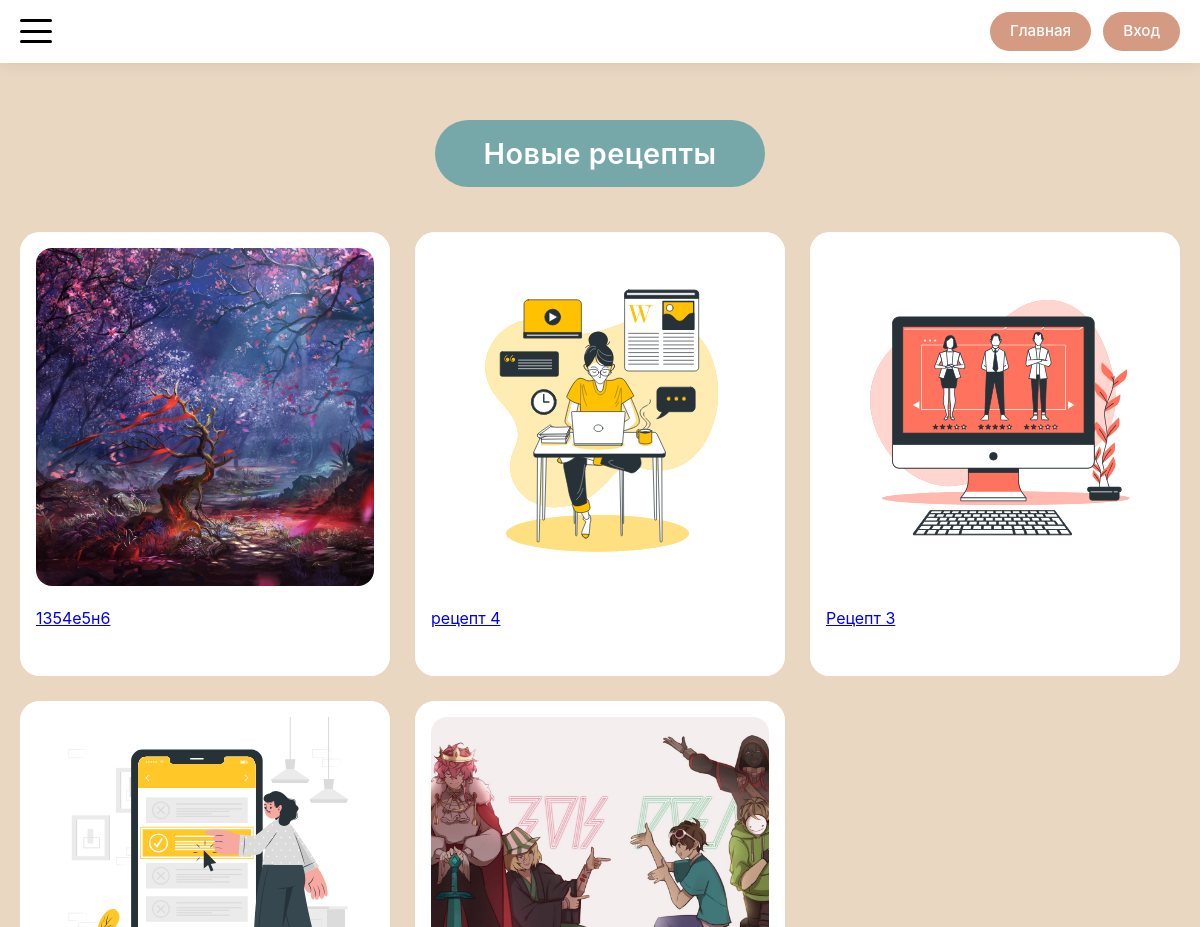
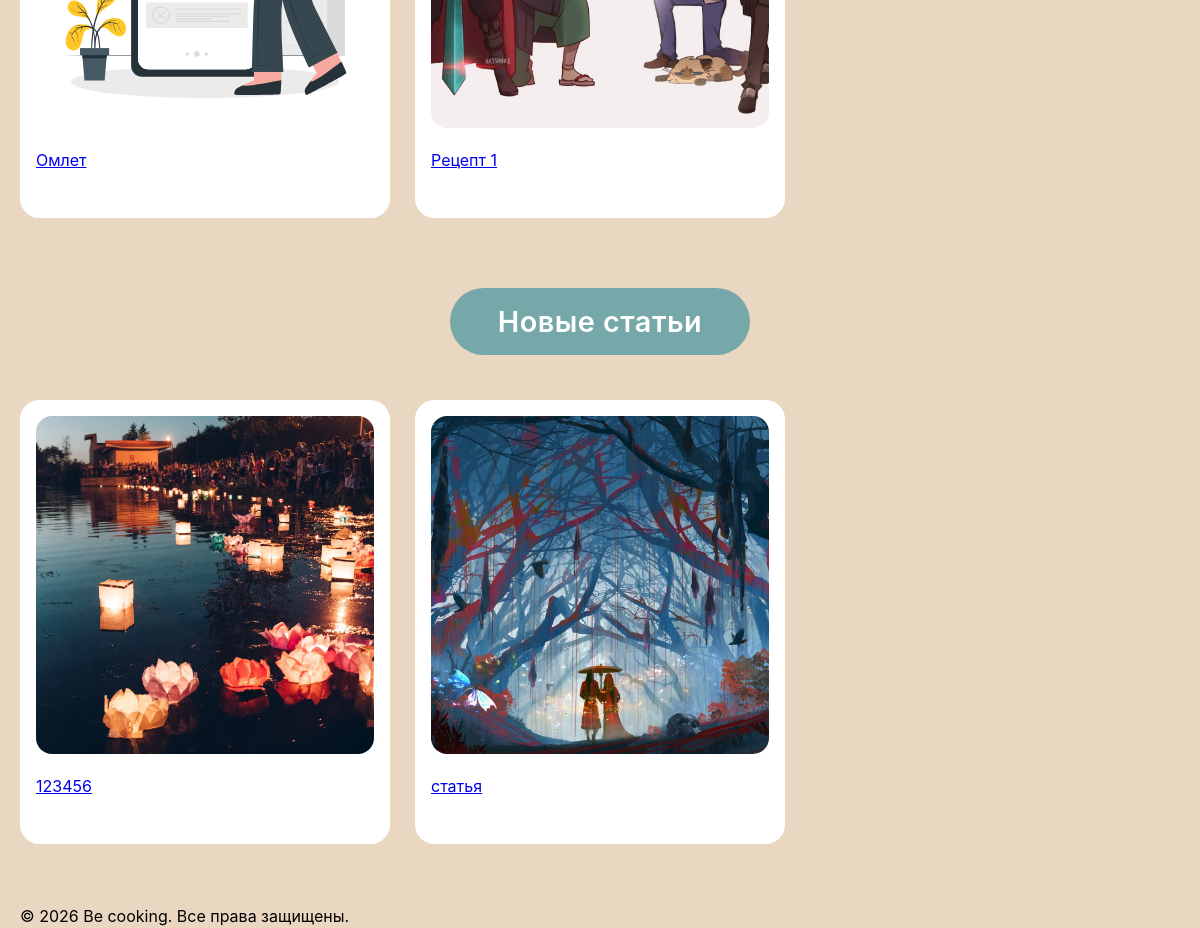
/index, run on the app's committed database (2 pictures, top to bottom).
### models.py (models this page shows)
class Recipe(db.Model):
    __tablename__ = 'recipe'
    id = db.Column(db.Integer, primary_key=True)
    title = db.Column(db.String(200), nullable=False)
    description = db.Column(db.Text)
    author_id = db.Column(db.Integer, db.ForeignKey('user.id'), nullable=False)
    status = db.Column(db.Enum(RecipeStatusEnum), nullable=False, default=RecipeStatusEnum.PENDING)
    created_at = db.Column(db.DateTime, default=datetime.utcnow)
    updated_at = db.Column(db.DateTime, default=datetime.utcnow, onupdate=datetime.utcnow)
    main_image_url = db.Column(db.String(300))
    ingredients = db.Column(db.JSON)  # В SQLAlchemy JSON может хранить массивы
    steps = db.relationship('RecipeStep', backref='recipe', lazy='dynamic', cascade='all, delete-orphan')
    comments = db.relationship('Comment', backref='recipe', lazy='dynamic', cascade='all, delete-orphan')
    notes = db.relationship('Note', backref='recipe', lazy='dynamic', cascade='all, delete-orphan')
    favorites = db.relationship('Favorite', backref='recipe', lazy='dynamic', cascade='all, delete-orphan')
    cart_items = db.relationship('CartItem', backref='recipe', lazy='dynamic', cascade='all, delete-orphan')

class Article(db.Model):
    __tablename__ = 'article'
    id = db.Column(db.Integer, primary_key=True)
    title = db.Column(db.String(200), nullable=False)
    text = db.Column(db.Text, nullable=False)
    author_id = db.Column(db.Integer, db.ForeignKey('user.id'), nullable=False)
    created_at = db.Column(db.DateTime, default=datetime.utcnow)
    updated_at = db.Column(db.DateTime, default=datetime.utcnow, onupdate=datetime.utcnow)
    main_image_url = db.Column(db.String(300))
    comments = db.relationship('Comment', backref='article', lazy='dynamic', cascade='all, delete-orphan')

### routes/main_routes.py (the view)
@app.route('/')
@app.route('/index')
def index():
    recipes_query = Recipe.query.filter_by(
        status=RecipeStatusEnum.PUBLISHED
    ).order_by(Recipe.created_at.desc())
    recipes = recipes_query.offset(0).limit(9).all()
    articles_query = Article.query.order_by(Article.created_at.desc())
    articles = articles_query.offset(0).limit(3).all()
    return render_template('index.html', recipes=recipes, articles=articles)

### app.py (called while the page is built)
@app.context_processor
def inject_enums():
    return dict(UserRoleEnum=UserRoleEnum)

### templates/index.html (shortened to what this page needs)
{% extends 'base/base.html' %}
{% block content %}
<section class="section">
    <div class="section-title-wrapper">
        <h2 class="section-title">Новые рецепты</h2>
    </div>
    <div class="cards-grid">
        {% for recipe in recipes %}
        {% with
        detail_endpoint = 'recipe_detail',
        item_id = recipe.id
        %}
        {% set card_name = recipe %}
        {% include 'components/_card.html' with context %}
        {% endwith %}
        {% endfor %}
    </div>
</section>
<section class="section">
    <div class="section-title-wrapper">
        <h2 class="section-title">Новые статьи</h2>
    </div>
    <div class="cards-grid">
        {% for article in articles %}
        {% with
        title = article.title,
        image_url = article.main_image_url,
        detail_endpoint = 'article_detail',
        item_id = article.id
        %}
        {% include 'components/_card.html' %}
        {% endwith %}
        {% endfor %}
    </div>
</section>
{% endblock %}

### templates/components/_card.html (shortened to what this page needs)
{% if detail_endpoint == 'recipe_detail' or  detail_endpoint == 'recipe_manage' %}
<div class="card">
    <a href="{{ url_for(detail_endpoint, recipe_id=item_id) }}"
       class="card-link">
        <div class="card-inner">
            <div class="card-image">
                <img src="{{ recipe.main_image_url if (recipe and recipe.main_image_url) else 'https://placehold.co/400x300' }}"
                     alt="{{ recipe.title if recipe else 'Рецепт' }}">
            </div>
            <div class="card-text">{{ recipe.title if recipe else 'Рецепт' }}</div>
        </div>
    </a>
</div>
{% elif detail_endpoint == 'article_detail' %}
<div class="card">
    <a href="{{ url_for(detail_endpoint, article_id=item_id) }}"
       class="card-link">
        <div class="card-inner">
            <div class="card-image">
                <img src="{{ image_url if image_url else 'https://placehold.co/400x300' }}"
                     alt="{{ title }}">
            </div>
            <div class="card-text">{{ title }}</div>
        </div>
    </a>
</div>
{% endif %}

### data on the page
Recipe: main_image_url (picture), title "1354е5н6"
Recipe: main_image_url (picture), title "рецепт 4"
Recipe: main_image_url (picture), title "Рецепт 3"
Recipe: main_image_url (picture), title "Омлет"
Recipe: main_image_url (picture), title "Рецепт 1"
Article: main_image_url (picture), title "123456"
Article: main_image_url (picture), title "статья"

### other printed values
{{ now.year if now else '2026' }} "2026"
